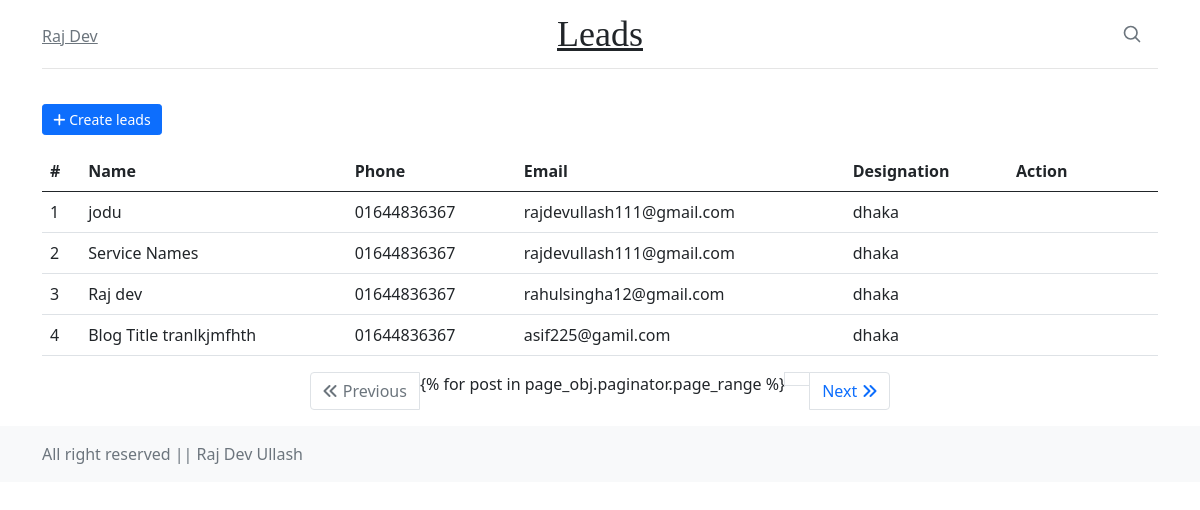
The page / on the database its author committed.
### leadapp/models.py (models this page shows, shortened)
class Leads(models.Model):
    name = models.CharField(max_length=40)
    phone = models.CharField(max_length=15)
    email = models.CharField(max_length=40)
    designation = models.CharField(max_length=40)

### leadapp/views.py (the view)
# urls.py: path('', views.index, name='index'),
def index(request):
    leads = Leads.objects.all()
    paginator = Paginator(leads, 4) # Show 4 contacts per page.
    page_number = request.GET.get('page')
    page_obj = paginator.get_page(page_number)
    context ={
        'page_obj':page_obj
    }
    return render(request, 'index.html',context)

### templates/index.html (shortened to what this page needs)
{% load static %}
<!DOCTYPE html>
<html lang="en">
  <head>
    <link
      href="https://cdn.jsdelivr.net/npm/bootstrap@5.0.2/dist/css/bootstrap.min.css"
      rel="stylesheet"
    />
  </head>
  <body>
    <div class="container">
      <header class="blog-header py-3">
        <div class="row flex-nowrap justify-content-between align-items-center">
          <div class="col-4 pt-1">
            <a class="link-secondary" href="https://facebook.com/nasimnimu007/"
              >Raj Dev
            </a>
          </div>
          <div class="col-4 text-center">
            <a class="blog-header-logo text-dark">Leads</a>
          </div>
          <div class="col-4 d-flex justify-content-end align-items-center">
            <a class="link-secondary" href="#" aria-label="Search">
              <svg
                xmlns="http://www.w3.org/2000/svg"
                width="20"
                height="20"
                fill="none"
                stroke="currentColor"
                stroke-linecap="round"
                stroke-linejoin="round"
                stroke-width="2"
                class="mx-3"
                role="img"
                viewBox="0 0 24 24"
              >
                <title>Search</title>
                <circle cx="10.5" cy="10.5" r="7.5" />
                <path d="M21 21l-5.2-5.2" />
              </svg>
            </a>
          </div>
        </div>
      </header>
    </div>
    <div class="container">
      <p style="margin-top: 35px">
        <button
          style="width: 120px"
          type="button"
          class="btn btn-primary btn-sm shadow-none js-create-book"
          data-url="{% url 'leadapp:leads_create' %}"
        >
          <i class="fa-solid fa-plus"></i>
          Create leads
        </button>
      </p>
      <div class="table-responsive">
        <table class="table" id="leads-table">
          <thead>
            <tr>
              <th>#</th>
              <th>Name</th>
              <th>Phone</th>
              <th>Email</th>
              <th>Designation</th>
              <th>Action</th>
            </tr>
          </thead>
          <tbody>
            {% include 'leads_list.html' %}
          </tbody>
        </table>
      </div>
      <nav aria-label="Page navigation example">
        <ul class="pagination justify-content-center" id="pagination">
          {% if page_obj.has_previous %}
          <li class="page-item">
            <a
              class="page-link shadow-none"
              href="?page={{ page_obj.previous_page_number }}"
              tabindex="-1"
              aria-disabled="true"
              ><i class="fa-solid fa-angles-left"></i> Previous</a
            >
          </li>
          {% else %}
          <li class="page-item disabled">
            <a class="page-link shadow-none" tabindex="-1" aria-disabled="true"
              ><i class="fa-solid fa-angles-left"></i> Previous</a
            >
          </li>
          {% endif %} {% load l10n %} {% for post in
          page_obj.paginator.page_range %} {% if page_obj.number == post %}
          <li class="page-item active">
            <a class="page-link shadow-none" href="?page={{ post }}"
              >{{ post | localize }}</a
            >
          </li>
          {% else %}
          <li class="page-item">
            <a class="page-link shadow-none" href="?page={{ post }}"
              >{{ post }}</a
            >
          </li>
          {% endif %} {% if page_obj.has_next %}
          <li class="page-item">
            <a
              class="page-link shadow-none"
              href="?page={{ page_obj.next_page_number }}"
              tabindex="-1"
              aria-disabled="true"
              >Next <i class="fa-solid fa-angles-right"></i
            ></a>
          </li>
          {% else %}
          <li class="page-item disabled">
            <a class="page-link shadow-none" tabindex="-1" aria-disabled="true"
              >Next <i class="fa-solid fa-angles-right"></i
            ></a>
          </li>
          {% endif %}
        </ul>
      </nav>
    </div>
    <footer class="footer mt-auto py-3 bg-light">
      <div class="container">
        <span class="text-muted">All right reserved || Raj Dev Ullash</span>
      </div>
    </footer>
  </body>
</html>

### templates/leads_list.html
{% for data in page_obj %}
<tr>
  <td>{{ data.id }}</td>
  <td>{{ data.name }}</td>
  <td>{{ data.phone }}</td>
  <td>{{ data.email }}</td>
  <td>{{ data.designation }}</td>
  <td style="width: 150px"></td>
</tr>
{% empty %}
<tr>
  <td colspan="8" class="text-center bg-warning">No leads</td>
</tr>
{% endfor %}

### templates/index.html (style rules this page uses)
.blog-header { line-height: 1; border-bottom: 1px solid #e5e5e5; }
.blog-header-logo { font-family: "Playfair Display", Georgia, "Times New Roman", serif ; font-size: 2.25rem; }

### rows shown on the page
Leads: id "1", name "jodu", phone "01644836367", email "rajdevullash111@gmail.com", designation "dhaka"
Leads: id "2", name "Service Names", phone "01644836367", email "rajdevullash111@gmail.com", designation "dhaka"
Leads: id "3", name "Raj dev", phone "01644836367", email "rahulsingha12@gmail.com", designation "dhaka"
Leads: id "4", name "Blog Title tranlkjmfhth", phone "01644836367", email "asif225@gamil.com", designation "dhaka"
